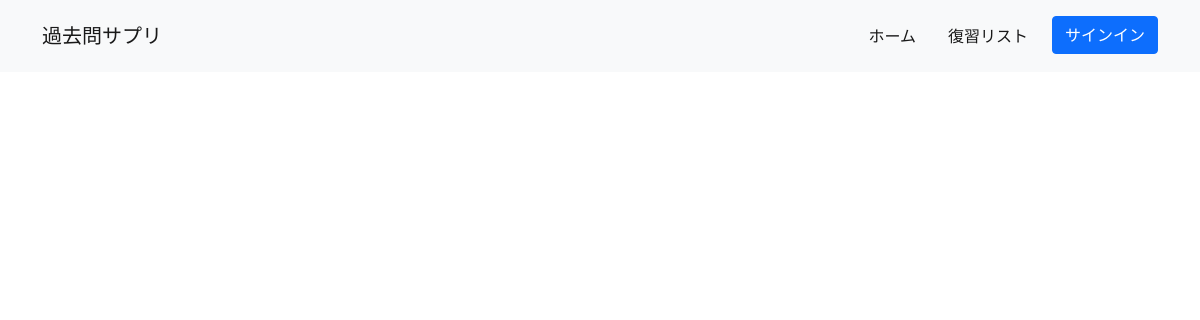
Before: /list (signed in) with the older database file.
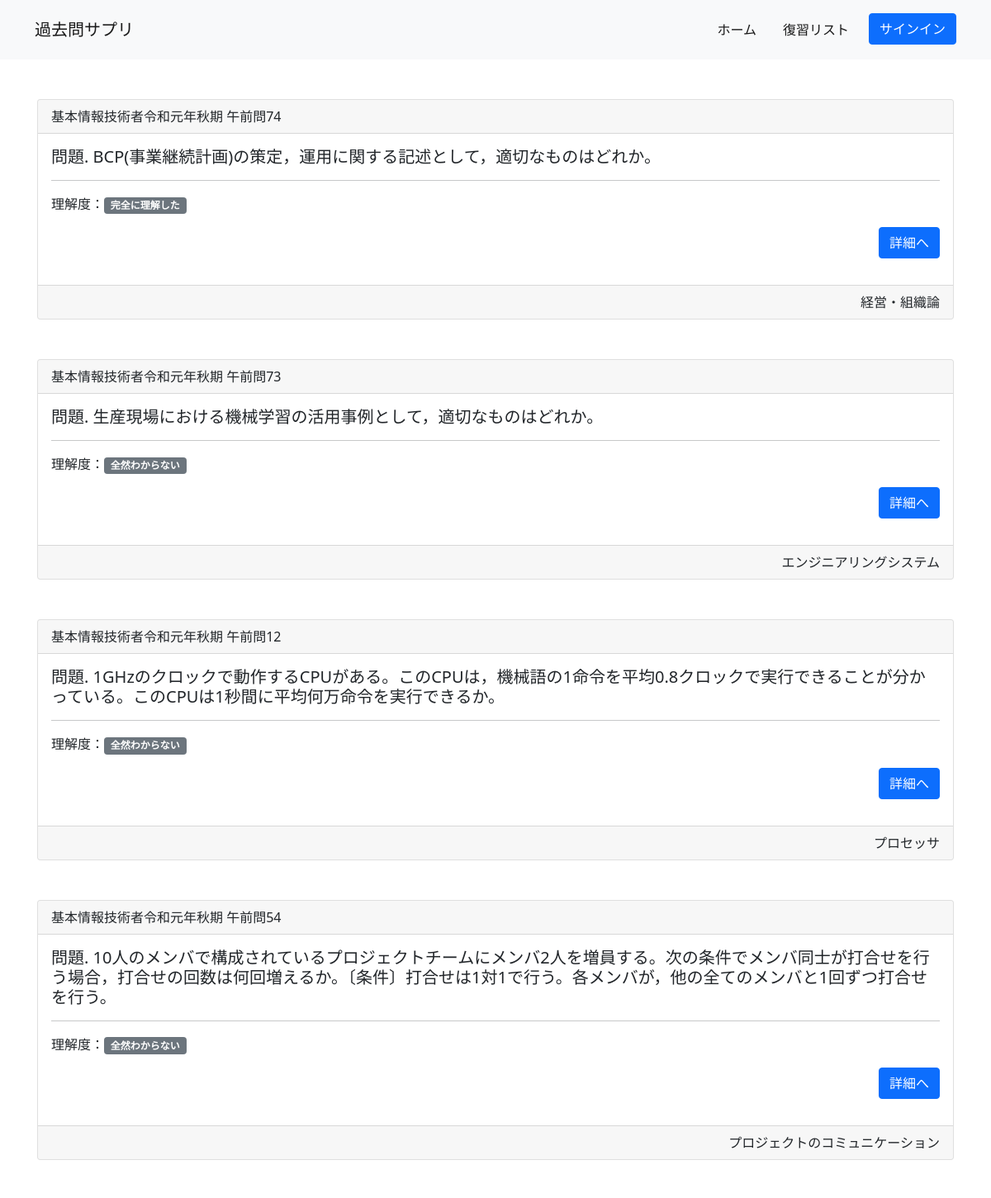
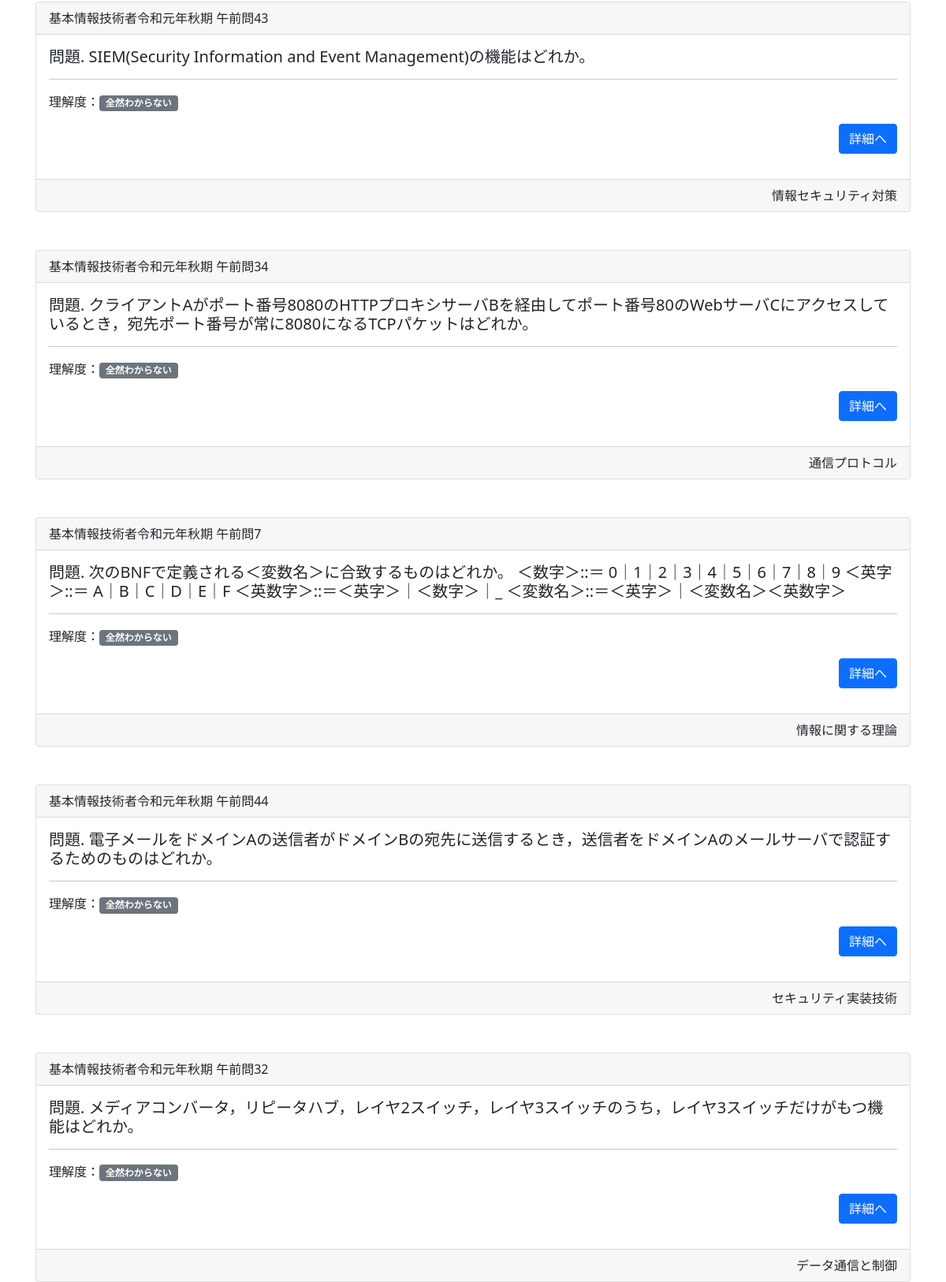
After: the same page with the newer database file (2 pictures, top to bottom).
### exam/models.py (models this page shows, shortened)
class Question(models.Model):
    question = models.CharField(max_length=255)
    filed = models.CharField(max_length=50)
    choice1 = models.CharField(max_length=255)
    choice2 = models.CharField(max_length=255)
    choice3 = models.CharField(max_length=255)
    choice4 = models.CharField(max_length=255)
    answer = models.IntegerField(default=0)
    title = models.CharField(max_length=50)
    url = models.URLField()
    comprehension = models.CharField(max_length=10)
    created = models.DateTimeField(default=timezone.now())

### exam/views.py (the view)
# urls.py: path('list',views.QuizListView.as_view(),name='list'),
class QuizListView(ListView):
    template_name = 'exam/list.html'
    model = Question
    context_object_name = 'list'

### templates/exam/list.html
{% extends 'exam/base.html' %}
{% block content %}
{% if user.is_authenticated %}
{% for question in list %}
<div class="container pt-5">
    <div class="card">
        <div class="card-header">
          {{question.title}}
        </div>
        <div class="card-body">
          <h5 class="card-title">問題. {{question.question}}</h5>
          <hr>
          <p class="card-text">理解度：<span class="badge bg-secondary">{{question.comprehension}}</span></p>
          <p class="text-end"><a class="btn btn-primary" href="{% url 'exam:detail' question.pk %}">詳細へ</a></p>
        </div>
        <div class="card-footer text-end">
            {{question.filed}}
        </div>
    </div>
</div>
{% endfor %}
{% else %}
<p class="text-center"><a href="{% url 'accounts:login' %}">ログインしてください</a></p>
{% endif %}
{% endblock content %}

### templates/exam/base.html (shortened to what this page needs)
{% load static %}
<!DOCTYPE html>
<html lang="en">
<head>
    <link href="{% static 'css/style.css' %}" rel="stylesheet">
    <link href="{% static 'css/reset.css' %}" rel="stylesheet">
    <link href="https://cdn.jsdelivr.net/npm/bootstrap@5.0.2/dist/css/bootstrap.min.css" rel="stylesheet">
</head>
<body>
    <nav class="navbar navbar-expand-lg navbar-light bg-light py-3">
        <div class="container">
          <a class="navbar-brand" href="#">過去問サプリ</a>
          <div class="collapse navbar-collapse" id="navbarSupportedContent">
            <ul class="navbar-nav ms-auto mb-2 mb-lg-0">
              <li class="nav-item me-3">
                <a class="nav-link active" aria-current="page" href="{% url 'exam:index' %}">ホーム</a>
              </li>
              <li class="nav-item me-3">
                <a class="nav-link active" aria-current="page" href="{% url 'exam:list' %}">復習リスト</a>
              </li>
              <li class="nav-item">
                <a class="btn btn-primary" aria-current="page" href="#">サインイン</a>
              </li>
            </ul>
          </div>
        </div>
    </nav>
    {% block content %}
    {% endblock content %}
</body>
</html>

### static/css/style.css (style rules this page uses)
*, *::before, *::after { box-sizing: border-box; }
a { color: #333; text-decoration: none; }
body { width: 100%; font-family: sans-serif; }
body > .container { padding: 60px 15px 0; }

Changed rows visible on the page:
added Question: title "基本情報技術者令和元年秋期 午前問74", question "BCP(事業継続計画)の策定，運用に関する記述として，適切なものはどれか。", comprehension "完全に理解した", filed "経営・組織論"
added Question: title "基本情報技術者令和元年秋期 午前問73", question "生産現場における機械学習の活用事例として，適切なものはどれか。", comprehension "全然わからない", filed "エンジニアリングシステム"
added Question: title "基本情報技術者令和元年秋期 午前問12", question "1GHzのクロックで動作するCPUがある。このCPUは，機械語の1命令を平均0.8クロックで実行できることが分かっている。このCPUは1秒間に平均何万命令を実行できるか。", comprehension "全然わからない", filed "プロセッサ"
added Question: title "基本情報技術者令和元年秋期 午前問54", question "10人のメンバで構成されているプロジェクトチームにメンバ2人を増員する。次の条件でメンバ同士が打合せを行う場合，打合せの回数は何回増えるか。〔条件〕打合せは1対1で行う。各メンバが，他の全てのメンバと1回ずつ打合せを行う。", comprehension "全然わからない", filed "プロジェクトのコミュニケーション"
added Question: title "基本情報技術者令和元年秋期 午前問43", question "SIEM(Security Information and Event Management)の機能はどれか。", comprehension "全然わからない", filed "情報セキュリティ対策"
added Question: title "基本情報技術者令和元年秋期 午前問34", question "クライアントAがポート番号8080のHTTPプロキシサーバBを経由してポート番号80のWebサーバCにアクセスしているとき，宛先ポート番号が常に8080になるTCPパケットはどれか。", comprehension "全然わからない", filed "通信プロトコル"
added Question: title "基本情報技術者令和元年秋期 午前問7", question "次のBNFで定義される＜変数名＞に合致するものはどれか。 ＜数字＞::＝ 0｜1｜2｜3｜4｜5｜6｜7｜8｜9 ＜英字＞::＝ A｜B｜C｜D｜E｜F ＜英数字＞::＝＜英字＞｜＜数字＞｜_ ＜変数名＞::＝＜英字＞｜＜変数名＞＜英数字＞", comprehension "全然わからない", filed "情報に関する理論"
added Question: title "基本情報技術者令和元年秋期 午前問44", question "電子メールをドメインAの送信者がドメインBの宛先に送信するとき，送信者をドメインAのメールサーバで認証するためのものはどれか。", comprehension "全然わからない", filed "セキュリティ実装技術"
added Question: title "基本情報技術者令和元年秋期 午前問32", question "メディアコンバータ，リピータハブ，レイヤ2スイッチ，レイヤ3スイッチのうち，レイヤ3スイッチだけがもつ機能はどれか。", comprehension "全然わからない", filed "データ通信と制御"
